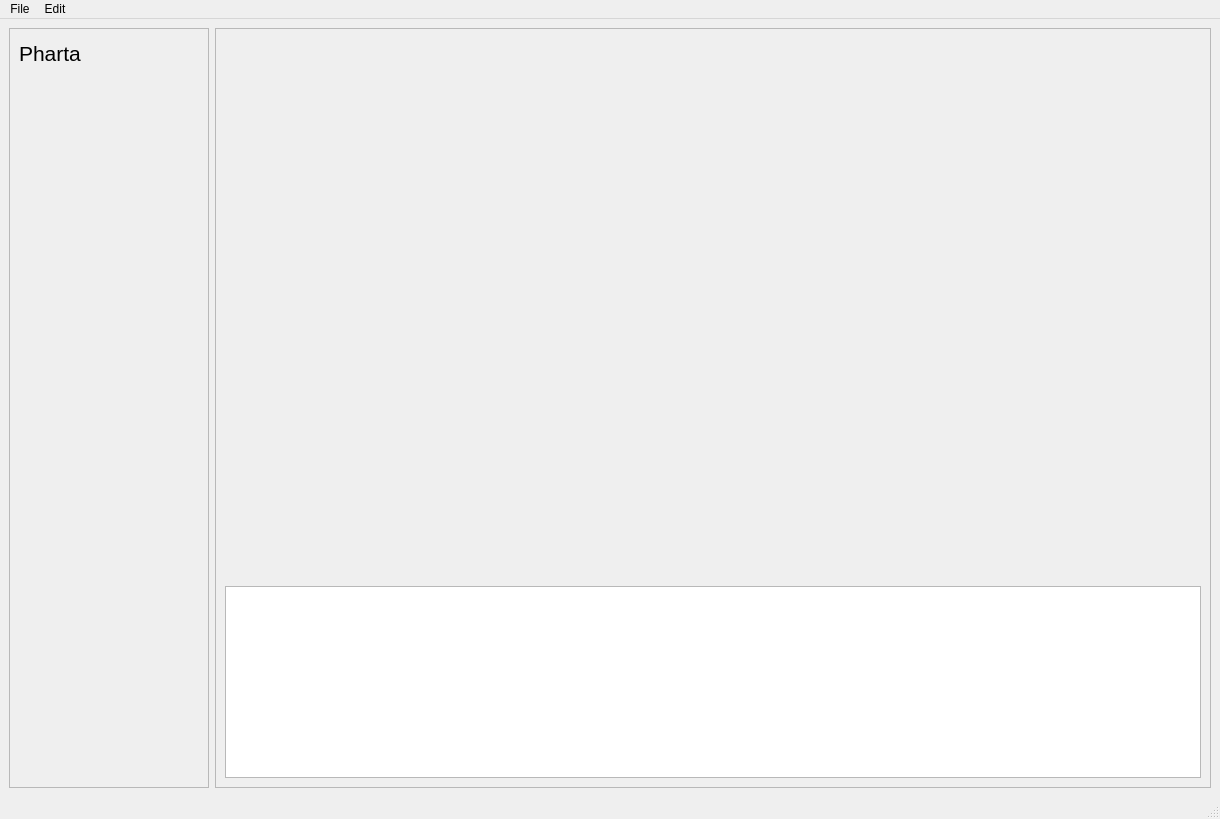
<?xml version="1.0" encoding="UTF-8"?>
<ui version="4.0">
 <class>MainWindow</class>
 <widget class="QMainWindow" name="MainWindow">
  <property name="geometry">
   <rect>
    <x>0</x>
    <y>0</y>
    <width>1220</width>
    <height>819</height>
   </rect>
  </property>
  <property name="windowTitle">
   <string>MainWindow</string>
  </property>
  <widget class="QWidget" name="centralwidget">
   <property name="sizePolicy">
    <sizepolicy hsizetype="Expanding" vsizetype="Expanding">
     <horstretch>0</horstretch>
     <verstretch>0</verstretch>
    </sizepolicy>
   </property>
   <layout class="QGridLayout" name="gridLayout">
    <item row="0" column="0">
     <widget class="QFrame" name="frame">
      <property name="sizePolicy">
       <sizepolicy hsizetype="Fixed" vsizetype="Preferred">
        <horstretch>0</horstretch>
        <verstretch>0</verstretch>
       </sizepolicy>
      </property>
      <property name="minimumSize">
       <size>
        <width>200</width>
        <height>0</height>
       </size>
      </property>
      <property name="maximumSize">
       <size>
        <width>200</width>
        <height>16777215</height>
       </size>
      </property>
      <property name="frameShape">
       <enum>QFrame::StyledPanel</enum>
      </property>
      <property name="frameShadow">
       <enum>QFrame::Raised</enum>
      </property>
      <widget class="QLabel" name="label">
       <property name="geometry">
        <rect>
         <x>10</x>
         <y>10</y>
         <width>181</width>
         <height>31</height>
        </rect>
       </property>
       <property name="font">
        <font>
         <pointsize>16</pointsize>
        </font>
       </property>
       <property name="text">
        <string>Pharta</string>
       </property>
      </widget>
     </widget>
    </item>
    <item row="0" column="1">
     <widget class="QFrame" name="frame_2">
      <property name="frameShape">
       <enum>QFrame::StyledPanel</enum>
      </property>
      <property name="frameShadow">
       <enum>QFrame::Raised</enum>
      </property>
      <layout class="QVBoxLayout" name="verticalLayout">
       <item>
        <spacer name="verticalSpacer">
         <property name="orientation">
          <enum>Qt::Vertical</enum>
         </property>
         <property name="sizeHint" stdset="0">
          <size>
           <width>20</width>
           <height>40</height>
          </size>
         </property>
        </spacer>
       </item>
       <item>
        <widget class="QTableWidget" name="tableWidget">
         <property name="sizePolicy">
          <sizepolicy hsizetype="Expanding" vsizetype="Fixed">
           <horstretch>0</horstretch>
           <verstretch>0</verstretch>
          </sizepolicy>
         </property>
         <property name="maximumSize">
          <size>
           <width>16777215</width>
           <height>16777215</height>
          </size>
         </property>
        </widget>
       </item>
      </layout>
     </widget>
    </item>
   </layout>
  </widget>
  <widget class="QMenuBar" name="menubar">
   <property name="geometry">
    <rect>
     <x>0</x>
     <y>0</y>
     <width>1220</width>
     <height>26</height>
    </rect>
   </property>
   <widget class="QMenu" name="menuFile">
    <property name="title">
     <string>File</string>
    </property>
    <addaction name="actionImport"/>
    <addaction name="actionOpenProject"/>
    <addaction name="actionSaveProjectAs"/>
    <addaction name="actionNewProject"/>
    <addaction name="actionSaveProject"/>
   </widget>
   <widget class="QMenu" name="menuEdit">
    <property name="title">
     <string>Edit</string>
    </property>
    <addaction name="actionUndo"/>
    <addaction name="actionRedo"/>
   </widget>
   <addaction name="menuFile"/>
   <addaction name="menuEdit"/>
  </widget>
  <widget class="QStatusBar" name="statusbar"/>
  <action name="actionOpenProject">
   <property name="text">
    <string>Open Project</string>
   </property>
   <property name="statusTip">
    <string/>
   </property>
   <property name="shortcut">
    <string>Ctrl+O</string>
   </property>
  </action>
  <action name="actionSaveProjectAs">
   <property name="text">
    <string>Save Project As</string>
   </property>
  </action>
  <action name="actionImport">
   <property name="text">
    <string>Import</string>
   </property>
  </action>
  <action name="actionNewProject">
   <property name="enabled">
    <bool>true</bool>
   </property>
   <property name="text">
    <string>New Project</string>
   </property>
  </action>
  <action name="actionSaveProject">
   <property name="text">
    <string>Save Project</string>
   </property>
   <property name="shortcut">
    <string>Ctrl+S</string>
   </property>
  </action>
  <action name="actionUndo">
   <property name="text">
    <string>Undo</string>
   </property>
   <property name="shortcut">
    <string>Ctrl+Z</string>
   </property>
  </action>
  <action name="actionRedo">
   <property name="text">
    <string>Redo</string>
   </property>
   <property name="shortcut">
    <string>Ctrl+Y</string>
   </property>
  </action>
 </widget>
 <resources/>
 <connections/>
</ui>
